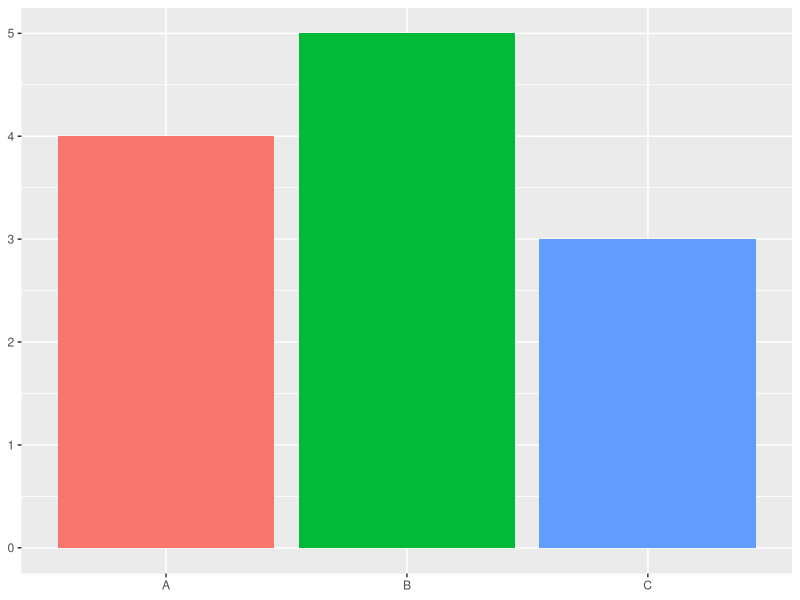

R code for this plot:
## ---- chunk 1
library(tidyverse)
library(magrittr)
library(readxl)
library(ggplot2)
## ---- chunk 2
bar_data <- tibble(item=c("A", "B", "C"), count=c(4,5,3))
ggplot(bar_data, aes(x=item, y=count, fill=item)) +
  geom_bar(stat="identity") +
  theme(axis.title.x = element_blank(),
        axis.title.y = element_blank(),
        legend.position = "none")
